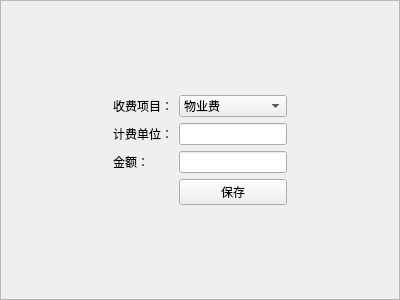
<?xml version="1.0" encoding="UTF-8"?>
<ui version="4.0">
 <class>PricePart</class>
 <widget class="QWidget" name="PricePart">
  <property name="geometry">
   <rect>
    <x>0</x>
    <y>0</y>
    <width>400</width>
    <height>300</height>
   </rect>
  </property>
  <property name="windowTitle">
   <string>Form</string>
  </property>
  <layout class="QVBoxLayout" name="verticalLayout">
   <property name="leftMargin">
    <number>0</number>
   </property>
   <property name="topMargin">
    <number>0</number>
   </property>
   <property name="rightMargin">
    <number>0</number>
   </property>
   <property name="bottomMargin">
    <number>0</number>
   </property>
   <item>
    <widget class="QFrame" name="frame">
     <property name="frameShape">
      <enum>QFrame::StyledPanel</enum>
     </property>
     <property name="frameShadow">
      <enum>QFrame::Raised</enum>
     </property>
     <layout class="QVBoxLayout" name="verticalLayout_2">
      <item>
       <spacer name="verticalSpacer_2">
        <property name="orientation">
         <enum>Qt::Vertical</enum>
        </property>
        <property name="sizeHint" stdset="0">
         <size>
          <width>20</width>
          <height>40</height>
         </size>
        </property>
       </spacer>
      </item>
      <item>
       <layout class="QHBoxLayout" name="horizontalLayout">
        <item>
         <spacer name="horizontalSpacer">
          <property name="orientation">
           <enum>Qt::Horizontal</enum>
          </property>
          <property name="sizeHint" stdset="0">
           <size>
            <width>40</width>
            <height>20</height>
           </size>
          </property>
         </spacer>
        </item>
        <item>
         <layout class="QFormLayout" name="formLayout">
          <item row="0" column="0">
           <widget class="QLabel" name="label_2">
            <property name="text">
             <string>收费项目：</string>
            </property>
           </widget>
          </item>
          <item row="0" column="1">
           <widget class="QComboBox" name="typeComboBox">
            <item>
             <property name="text">
              <string>物业费</string>
             </property>
            </item>
            <item>
             <property name="text">
              <string>车位费</string>
             </property>
            </item>
            <item>
             <property name="text">
              <string>维修费</string>
             </property>
            </item>
           </widget>
          </item>
          <item row="1" column="0">
           <widget class="QLabel" name="label">
            <property name="text">
             <string>计费单位：</string>
            </property>
           </widget>
          </item>
          <item row="1" column="1">
           <widget class="QLineEdit" name="unitEdit"/>
          </item>
          <item row="2" column="0">
           <widget class="QLabel" name="label_3">
            <property name="text">
             <string>金额：</string>
            </property>
           </widget>
          </item>
          <item row="2" column="1">
           <widget class="QLineEdit" name="amountEdit"/>
          </item>
          <item row="3" column="1">
           <widget class="QPushButton" name="saveButton">
            <property name="sizePolicy">
             <sizepolicy hsizetype="Expanding" vsizetype="Fixed">
              <horstretch>0</horstretch>
              <verstretch>0</verstretch>
             </sizepolicy>
            </property>
            <property name="text">
             <string>保存</string>
            </property>
           </widget>
          </item>
         </layout>
        </item>
        <item>
         <spacer name="horizontalSpacer_2">
          <property name="orientation">
           <enum>Qt::Horizontal</enum>
          </property>
          <property name="sizeHint" stdset="0">
           <size>
            <width>40</width>
            <height>20</height>
           </size>
          </property>
         </spacer>
        </item>
       </layout>
      </item>
      <item>
       <spacer name="verticalSpacer">
        <property name="orientation">
         <enum>Qt::Vertical</enum>
        </property>
        <property name="sizeHint" stdset="0">
         <size>
          <width>20</width>
          <height>40</height>
         </size>
        </property>
       </spacer>
      </item>
     </layout>
    </widget>
   </item>
  </layout>
 </widget>
 <resources/>
 <connections/>
</ui>
